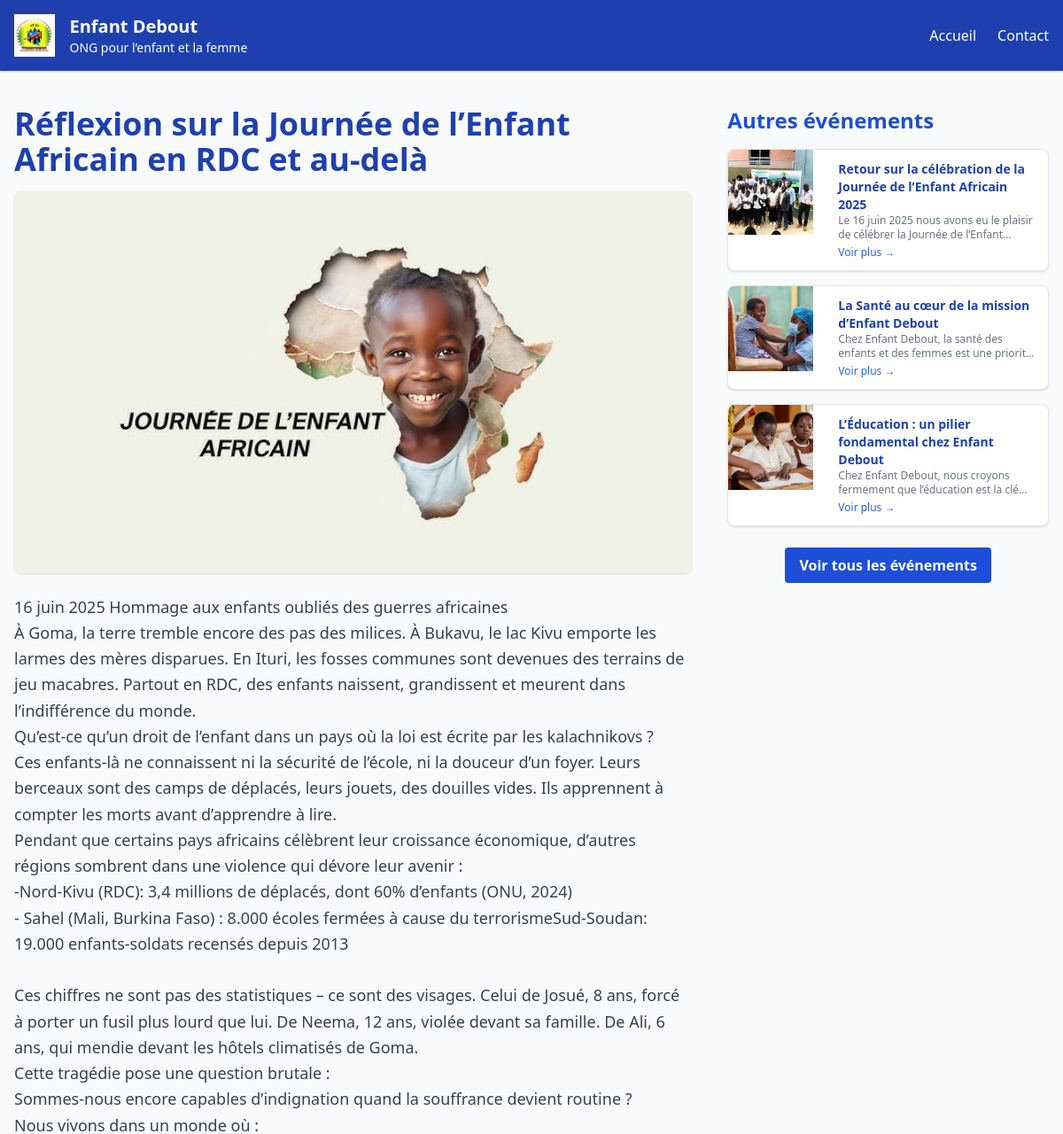
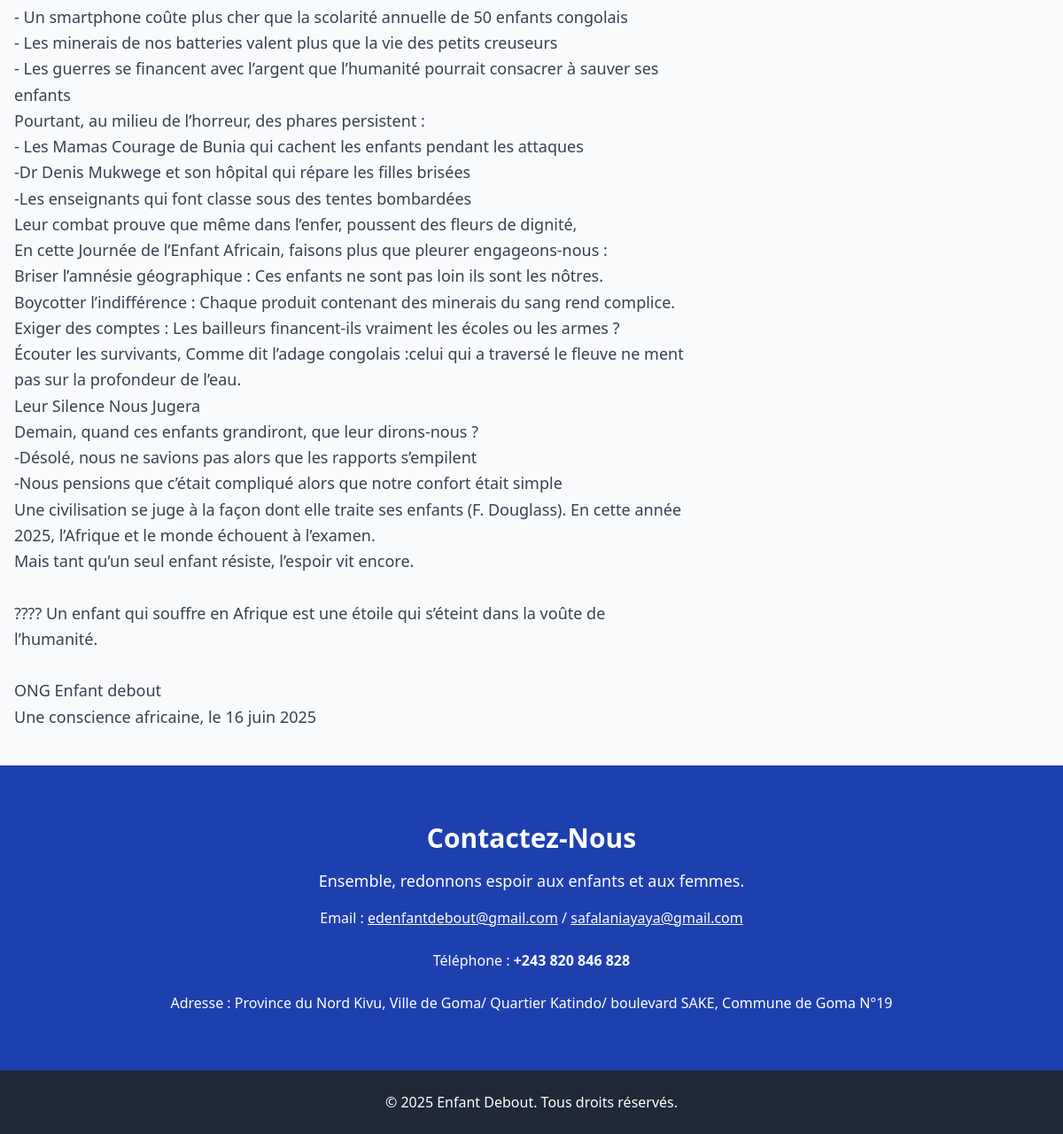
The app's page /Frontend/Pages/evenement.php?id=20 with its own data (2 pictures, top to bottom).
### tables this page shows
CREATE TABLE `activities` (
  `id` int(11) NOT NULL,
  `title` varchar(1000) NOT NULL,
  `description` text NOT NULL,
  `image` varchar(255) NOT NULL,
  `date` date NOT NULL DEFAULT current_timestamp()
);

### Backend/request_bdd.php (called while the page is built, shortened)
<?php
$bdd = connecterBDD();
function getEventById($id)
{
    global $bdd;
    try {
        $stmt = $bdd->prepare("SELECT * FROM activities WHERE id = ?");
        $stmt->execute([$id]);
        return $stmt->fetch(PDO::FETCH_ASSOC);
    } catch (PDOException $e) {
        echo "Erreur lors de la récupération de l'événement : " . $e->getMessage();
        return null;
    }
}
function getOtherEvents($excludeId)
{
    global $bdd;
    try {
        $stmt = $bdd->prepare("SELECT * FROM activities WHERE id != ? ORDER BY date DESC LIMIT 3");
        $stmt->execute([$excludeId]);
        return $stmt->fetchAll(PDO::FETCH_ASSOC);
    } catch (PDOException $e) {
        echo "Erreur lors de la récupération des autres événements : " . $e->getMessage();
        return [];
    }
}
?>

### Frontend/Pages/evenement.php (the view, shortened to what this page needs)
<?php
require_once '../../Backend/request_bdd.php';
$id = $_GET['id'] ?? null;
$evenement = getEventById($id);
$autres = getOtherEvents($id);
?>
<!DOCTYPE html>
<html lang="fr">
<head>
    <script src="https://cdn.tailwindcss.com"></script>
</head>
<body class="bg-gray-50 text-gray-800">
    <header class="bg-blue-800 text-white shadow">
        <div class="max-w-screen-xl mx-auto flex items-center justify-between px-4 py-4">
            <div class="flex items-center space-x-4">
                <img src="../assets/logo.png" alt="Logo Enfant Debout" class="h-12 w-auto">
                <div>
                    <h1 class="text-xl font-bold">Enfant Debout</h1>
                    <p class="text-sm">ONG pour l’enfant et la femme</p>
                </div>
            </div>
            <nav class="hidden md:flex space-x-6">
                <a href="Accueil.php" class="hover:text-blue-200">Accueil</a>
                <a href="#contact" class="hover:text-blue-200">Contact</a>
            </nav>
        </div>
    </header>
    <main class="max-w-screen-xl mx-auto px-4 py-10">
        <div class="grid grid-cols-1 lg:grid-cols-3 gap-10">
            <div class="lg:col-span-2">
                <h1 class="text-3xl md:text-4xl font-bold text-blue-800 mb-4"><?= $evenement['title'] ?></h1>
                <img src="../Admin/uploads/<?= $evenement['image'] ?>" alt="<?= $evenement['title'] ?>"
                    class="w-full rounded-lg shadow mb-6 max-h-[500px] object-cover image-gallery cursor-pointer"
                    onclick="openModal('../Admin/uploads/<?= $evenement['image'] ?>', '<?= htmlspecialchars($evenement['title']) ?>')">
                <p class="text-gray-700 leading-relaxed text-lg"><?= nl2br($evenement['description']) ?></p>
            </div>
            <aside>
                <h2 class="text-2xl font-semibold text-blue-700 mb-4">Autres événements</h2>
                <div class="space-y-4">
                    <?php foreach ($autres as $ev): ?>
                        <div class="bg-white border rounded-lg shadow hover:shadow-md transition overflow-hidden">
                            <a href="evenement.php?id=<?= $ev['id'] ?>" class="flex space-x-4">
                                <img src="../Admin/uploads/<?= $ev['image'] ?>" alt="<?= $ev['title'] ?>"
                                    class="h-24 w-24 object-cover image-gallery cursor-pointer"
                                    onclick="event.preventDefault(); openModal('../Admin/uploads/<?= $ev['image'] ?>', '<?= htmlspecialchars($ev['title']) ?>')">
                                <div class="p-3">
                                    <h3 class="font-semibold text-blue-800 text-sm"><?= $ev['title'] ?></h3>
                                    <p class="text-gray-500 text-xs line-clamp-2"><?= strip_tags($ev['description']) ?></p>
                                    <span class="text-blue-600 text-xs hover:underline block mt-1">Voir plus →</span>
                                </div>
                            </a>
                        </div>
                    <?php endforeach; ?>
                </div>
                <div class="mt-6 text-center">
                    <a href="liste_evenements.php"
                        class="inline-block bg-blue-700 hover:bg-blue-800 text-white font-semibold py-2 px-4 rounded transition">
                        Voir tous les événements
                    </a>
                </div>
            </aside>
        </div>
    </main>
    <section id="contact" class="py-16 bg-blue-800 text-white text-center">
        <div class="container mx-auto px-6">
            <h2 class="text-3xl font-bold mb-4">Contactez-Nous</h2>
            <p class="text-lg mb-4">Ensemble, redonnons espoir aux enfants et aux femmes.</p>
            <p>Email : <span><a href="mailto:edenfantdebout@gmail.com"
                        class="underline">edenfantdebout@gmail.com</a></span> / <span><a
                        href="mailto:safalaniayaya@gmail.com" class="underline">safalaniayaya@gmail.com</a></span>
            </p>
            <br>
            <p>Téléphone : <strong>+243 820 846 828</strong></p>
            <br>
            <p>Adresse : Province du Nord Kivu, Ville de Goma/ Quartier Katindo/ boulevard SAKE, Commune de Goma
                N°19</p>
        </div>
    </section>
    <footer class="bg-gray-800 text-white py-6">
        <div class="container mx-auto text-center">
            <p>&copy; 2025 Enfant Debout. Tous droits réservés.</p>
        </div>
    </footer>
</body>
</html>

### Frontend/Pages/evenement.php (style rules this page uses)
.image-gallery { cursor: pointer; transition: transform 0.3s ease; }

### records on screen
activities: title "Réflexion sur la Journée de l’Enfant Africain en RDC et au-delà", image (picture), description "16 juin 2025 Hommage aux enfants oubliés des guerres africaines À Goma, la terre tremble encore des pas des milices. À Bukavu, le lac Kivu emporte les larmes des mères disparues. En Ituri, les fosses communes sont devenues des terrains de jeu macabres. Partout en RDC, des enfants naissent, grandissent et meurent dans l’indifférence du monde. Qu’est-ce qu’un droit de l’enfant dans un pays où la loi est écrite par les kalachnikovs ? Ces enfants-là ne connaissent ni la sécurité de l’école, ni la douceur d’un foyer. Leurs berceaux sont des camps de déplacés, leurs jouets, des douilles vides. Ils apprennent à compter les morts avant d’apprendre à lire. Pendant que certains pays africains…"
activities: image (picture), title "Retour sur la célébration de la Journée de l’Enfant Africain 2025", description "Le 16 juin 2025 nous avons eu le plaisir de célébrer la Journée de…"
activities: image (picture), title "La Santé au cœur de la mission d’Enfant Debout", description "Chez Enfant Debout, la santé des enfants et des femmes est une…"
activities: image (picture), title "L’Éducation : un pilier fondamental chez Enfant Debout", description "Chez Enfant Debout, nous croyons fermement que l’éducation est la…"
